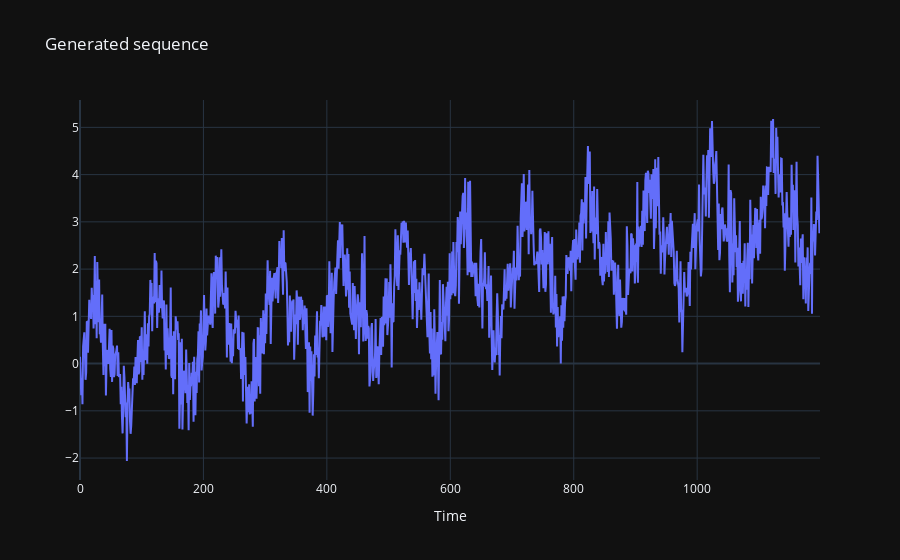

Write notebook code for a chart like this one.
### Code cell
example_series = white_noise(seasonality(trend(generate_series(1200))), sigma=0.5)
plot_series(example_series, plot_title='')

### Figure 1 — Plotly figure (JSON) as saved in the notebook; plotly's stock layout.template omitted (floating-point values rounded to 4 significant figures; data arrays with more than 128 entries replaced by an {"elided": "..."} marker saying what was removed)
{"data": [{"mode": "lines", "name": "Test", "type": "scatter", "x": {"elided": "1200 int values"}, "y": {"elided": "1200 float values"}}], "layout": {"autosize": true, "title": {"text": "Generated sequence"}, "xaxis": {"autorange": true, "range": [0, 1199], "title": {"text": "Time"}, "type": "linear"}, "yaxis": {"autorange": true, "range": [-2.464, 5.579], "title": {"text": ""}, "type": "linear"}}}
